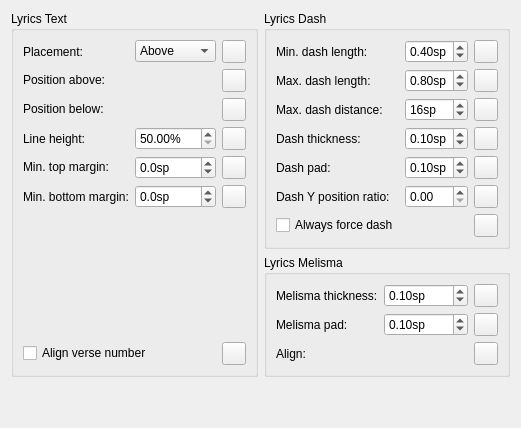
      <widget class="QWidget" name="PageLyrics">
       <layout class="QGridLayout" name="gridLayout_29">
        <item row="0" column="1">
         <widget class="QGroupBox" name="lyricsDashBox">
          <property name="title">
           <string>Lyrics Dash</string>
          </property>
          <layout class="QGridLayout" name="gridLayout_24">
           <property name="spacing">
            <number>6</number>
           </property>
           <item row="3" column="0">
            <widget class="QLabel" name="label_189">
             <property name="text">
              <string>Dash thickness:</string>
             </property>
            </widget>
           </item>
           <item row="0" column="0">
            <widget class="QLabel" name="label_122">
             <property name="text">
              <string>Min. dash length:</string>
             </property>
             <property name="buddy">
              <cstring>lyricsDashMinLength</cstring>
             </property>
            </widget>
           </item>
           <item row="0" column="1">
            <widget class="QDoubleSpinBox" name="lyricsDashMinLength">
             <property name="suffix">
              <string>sp</string>
             </property>
             <property name="maximum">
              <double>9.990000000000000</double>
             </property>
             <property name="singleStep">
              <double>0.050000000000000</double>
             </property>
             <property name="value">
              <double>0.400000000000000</double>
             </property>
            </widget>
           </item>
           <item row="1" column="0">
            <widget class="QLabel" name="label_120">
             <property name="text">
              <string>Max. dash length:</string>
             </property>
             <property name="buddy">
              <cstring>lyricsDashMaxLength</cstring>
             </property>
            </widget>
           </item>
           <item row="1" column="1">
            <widget class="QDoubleSpinBox" name="lyricsDashMaxLength">
             <property name="suffix">
              <string>sp</string>
             </property>
             <property name="minimum">
              <double>0.050000000000000</double>
             </property>
             <property name="maximum">
              <double>9.990000000000000</double>
             </property>
             <property name="singleStep">
              <double>0.050000000000000</double>
             </property>
             <property name="value">
              <double>0.800000000000000</double>
             </property>
            </widget>
           </item>
           <item row="2" column="0">
            <widget class="QLabel" name="label_121">
             <property name="text">
              <string>Max. dash distance:</string>
             </property>
             <property name="buddy">
              <cstring>lyricsDashMaxDistance</cstring>
             </property>
            </widget>
           </item>
           <item row="2" column="1">
            <widget class="QDoubleSpinBox" name="lyricsDashMaxDistance">
             <property name="suffix">
              <string>sp</string>
             </property>
             <property name="decimals">
              <number>0</number>
             </property>
             <property name="minimum">
              <double>1.000000000000000</double>
             </property>
             <property name="singleStep">
              <double>1.000000000000000</double>
             </property>
             <property name="value">
              <double>16.000000000000000</double>
             </property>
            </widget>
           </item>
           <item row="6" column="0">
            <widget class="QCheckBox" name="lyricsDashForce">
             <property name="text">
              <string>Always force dash</string>
             </property>
            </widget>
           </item>
           <item row="0" column="2">
            <widget class="QToolButton" name="resetLyricsDashMinLength">
             <property name="toolTip">
              <string>Reset to default</string>
             </property>
             <property name="accessibleName">
              <string>Reset 'Min. dash length' value</string>
             </property>
             <property name="text">
              <string notr="true"/>
             </property>
             <property name="icon">
              <iconset resource="musescore.qrc">
               <normaloff>:/data/icons/edit-reset.svg</normaloff>:/data/icons/edit-reset.svg</iconset>
             </property>
            </widget>
           </item>
           <item row="1" column="2">
            <widget class="QToolButton" name="resetLyricsDashMaxLength">
             <property name="toolTip">
              <string>Reset to default</string>
             </property>
             <property name="accessibleName">
              <string>Reset 'Max. dash length' value</string>
             </property>
             <property name="text">
              <string notr="true"/>
             </property>
             <property name="icon">
              <iconset resource="musescore.qrc">
               <normaloff>:/data/icons/edit-reset.svg</normaloff>:/data/icons/edit-reset.svg</iconset>
             </property>
            </widget>
           </item>
           <item row="2" column="2">
            <widget class="QToolButton" name="resetLyricsDashMaxDistance">
             <property name="toolTip">
              <string>Reset to default</string>
             </property>
             <property name="accessibleName">
              <string>Reset 'Max. dash distance' value</string>
             </property>
             <property name="text">
              <string notr="true"/>
             </property>
             <property name="icon">
              <iconset resource="musescore.qrc">
               <normaloff>:/data/icons/edit-reset.svg</normaloff>:/data/icons/edit-reset.svg</iconset>
             </property>
            </widget>
           </item>
           <item row="6" column="2">
            <widget class="QToolButton" name="resetLyricsDashForce">
             <property name="toolTip">
              <string>Reset to default</string>
             </property>
             <property name="accessibleName">
              <string>Reset 'Always force dash' value</string>
             </property>
             <property name="text">
              <string notr="true"/>
             </property>
             <property name="icon">
              <iconset resource="musescore.qrc">
               <normaloff>:/data/icons/edit-reset.svg</normaloff>:/data/icons/edit-reset.svg</iconset>
             </property>
            </widget>
           </item>
           <item row="3" column="2">
            <widget class="QToolButton" name="resetLyricsDashLineThickness">
             <property name="toolTip">
              <string>Reset to default</string>
             </property>
             <property name="accessibleName">
              <string>Reset 'Dash thickness' value</string>
             </property>
             <property name="text">
              <string notr="true"/>
             </property>
             <property name="icon">
              <iconset resource="musescore.qrc">
               <normaloff>:/data/icons/edit-reset.svg</normaloff>:/data/icons/edit-reset.svg</iconset>
             </property>
            </widget>
           </item>
           <item row="4" column="1">
            <widget class="QDoubleSpinBox" name="lyricsDashPad">
             <property name="suffix">
              <string>sp</string>
             </property>
             <property name="maximum">
              <double>1.000000000000000</double>
             </property>
             <property name="singleStep">
              <double>0.010000000000000</double>
             </property>
             <property name="value">
              <double>0.100000000000000</double>
             </property>
            </widget>
           </item>
           <item row="4" column="0">
            <widget class="QLabel" name="label_195">
             <property name="text">
              <string>Dash pad:</string>
             </property>
            </widget>
           </item>
           <item row="3" column="1">
            <widget class="QDoubleSpinBox" name="lyricsDashLineThickness">
             <property name="suffix">
              <string>sp</string>
             </property>
             <property name="maximum">
              <double>1.000000000000000</double>
             </property>
             <property name="singleStep">
              <double>0.010000000000000</double>
             </property>
             <property name="value">
              <double>0.100000000000000</double>
             </property>
            </widget>
           </item>
           <item row="4" column="2">
            <widget class="QToolButton" name="resetLyricsDashPad">
             <property name="toolTip">
              <string>Reset to default</string>
             </property>
             <property name="accessibleName">
              <string>Reset 'Dash pad' value</string>
             </property>
             <property name="text">
              <string notr="true"/>
             </property>
             <property name="icon">
              <iconset resource="musescore.qrc">
               <normaloff>:/data/icons/edit-reset.svg</normaloff>:/data/icons/edit-reset.svg</iconset>
             </property>
            </widget>
           </item>
           <item row="5" column="0">
            <widget class="QLabel" name="label_196">
             <property name="text">
              <string>Dash Y position ratio:</string>
             </property>
            </widget>
           </item>
           <item row="5" column="1">
            <widget class="QDoubleSpinBox" name="lyricsDashYposRatio"/>
           </item>
           <item row="5" column="2">
            <widget class="QToolButton" name="resetLyricsDashYposRatio">
             <property name="toolTip">
              <string>Reset to default</string>
             </property>
             <property name="accessibleName">
              <string>Reset 'Dash Y position ratio' value</string>
             </property>
             <property name="text">
              <string notr="true"/>
             </property>
             <property name="icon">
              <iconset resource="musescore.qrc">
               <normaloff>:/data/icons/edit-reset.svg</normaloff>:/data/icons/edit-reset.svg</iconset>
             </property>
            </widget>
           </item>
          </layout>
         </widget>
        </item>
        <item row="1" column="1">
         <widget class="QGroupBox" name="lyricsMelismaBox">
          <property name="title">
           <string>Lyrics Melisma</string>
          </property>
          <layout class="QGridLayout" name="gridLayout_25">
           <item row="2" column="1">
            <widget class="Ms::AlignSelect" name="lyricsMelismaAlign" native="true"/>
           </item>
           <item row="1" column="2">
            <widget class="QToolButton" name="resetLyricsMelismaPad">
             <property name="toolTip">
              <string>Reset to default</string>
             </property>
             <property name="accessibleName">
              <string>Reset 'Melisma pad' value</string>
             </property>
             <property name="text">
              <string notr="true"/>
             </property>
             <property name="icon">
              <iconset resource="musescore.qrc">
               <normaloff>:/data/icons/edit-reset.svg</normaloff>:/data/icons/edit-reset.svg</iconset>
             </property>
            </widget>
           </item>
           <item row="1" column="0">
            <widget class="QLabel" name="label_188">
             <property name="text">
              <string>Melisma pad:</string>
             </property>
            </widget>
           </item>
           <item row="0" column="0">
            <widget class="QLabel" name="label_80">
             <property name="text">
              <string>Melisma thickness:</string>
             </property>
            </widget>
           </item>
           <item row="0" column="2">
            <widget class="QToolButton" name="resetLyricsLineThickness">
             <property name="toolTip">
              <string>Reset to default</string>
             </property>
             <property name="accessibleName">
              <string>Reset 'Melisma thickness' value</string>
             </property>
             <property name="text">
              <string notr="true"/>
             </property>
             <property name="icon">
              <iconset resource="musescore.qrc">
               <normaloff>:/data/icons/edit-reset.svg</normaloff>:/data/icons/edit-reset.svg</iconset>
             </property>
            </widget>
           </item>
           <item row="0" column="1">
            <widget class="QDoubleSpinBox" name="lyricsLineThickness">
             <property name="suffix">
              <string>sp</string>
             </property>
             <property name="maximum">
              <double>1.000000000000000</double>
             </property>
             <property name="singleStep">
              <double>0.010000000000000</double>
             </property>
             <property name="value">
              <double>0.100000000000000</double>
             </property>
            </widget>
           </item>
           <item row="2" column="2">
            <widget class="QToolButton" name="resetLyricsMelismaAlign">
             <property name="toolTip">
              <string>Reset to default</string>
             </property>
             <property name="accessibleName">
              <string>Reset 'Align' value</string>
             </property>
             <property name="text">
              <string notr="true"/>
             </property>
             <property name="icon">
              <iconset resource="musescore.qrc">
               <normaloff>:/data/icons/edit-reset.svg</normaloff>:/data/icons/edit-reset.svg</iconset>
             </property>
            </widget>
           </item>
           <item row="1" column="1">
            <widget class="QDoubleSpinBox" name="lyricsMelismaPad">
             <property name="suffix">
              <string>sp</string>
             </property>
             <property name="maximum">
              <double>1.000000000000000</double>
             </property>
             <property name="singleStep">
              <double>0.010000000000000</double>
             </property>
             <property name="value">
              <double>0.100000000000000</double>
             </property>
            </widget>
           </item>
           <item row="2" column="0">
            <widget class="QLabel" name="label_198">
             <property name="text">
              <string>Align:</string>
             </property>
            </widget>
           </item>
          </layout>
         </widget>
        </item>
        <item row="0" column="0" rowspan="2">
         <widget class="QGroupBox" name="lyricsTextBox">
          <property name="title">
           <string>Lyrics Text</string>
          </property>
          <layout class="QGridLayout" name="gridLayout_23">
           <property name="spacing">
            <number>6</number>
           </property>
           <item row="0" column="0">
            <widget class="QLabel" name="label_71">
             <property name="text">
              <string>Placement:</string>
             </property>
             <property name="buddy">
              <cstring>lyricsPlacement</cstring>
             </property>
            </widget>
           </item>
           <item row="2" column="2">
            <widget class="QToolButton" name="resetLyricsPosBelow">
             <property name="toolTip">
              <string>Reset to default</string>
             </property>
             <property name="accessibleName">
              <string>Reset 'Position below' value</string>
             </property>
             <property name="text">
              <string notr="true"/>
             </property>
             <property name="icon">
              <iconset resource="musescore.qrc">
               <normaloff>:/data/icons/edit-reset.svg</normaloff>:/data/icons/edit-reset.svg</iconset>
             </property>
            </widget>
           </item>
           <item row="3" column="0">
            <widget class="QLabel" name="label_133">
             <property name="text">
              <string>Line height:</string>
             </property>
            </widget>
           </item>
           <item row="3" column="1">
            <widget class="QDoubleSpinBox" name="lyricsLineHeight">
             <property name="suffix">
              <string>%</string>
             </property>
             <property name="minimum">
              <double>50.000000000000000</double>
             </property>
             <property name="maximum">
              <double>1000.000000000000000</double>
             </property>
            </widget>
           </item>
           <item row="3" column="2">
            <widget class="QToolButton" name="resetLyricsLineHeight">
             <property name="toolTip">
              <string>Reset to default</string>
             </property>
             <property name="accessibleName">
              <string>Reset 'Line height' value</string>
             </property>
             <property name="text">
              <string notr="true"/>
             </property>
             <property name="icon">
              <iconset resource="musescore.qrc">
               <normaloff>:/data/icons/edit-reset.svg</normaloff>:/data/icons/edit-reset.svg</iconset>
             </property>
            </widget>
           </item>
           <item row="4" column="0">
            <widget class="QLabel" name="label_131">
             <property name="sizePolicy">
              <sizepolicy hsizetype="Fixed" vsizetype="Fixed">
               <horstretch>0</horstretch>
               <verstretch>0</verstretch>
              </sizepolicy>
             </property>
             <property name="text">
              <string>Min. top margin:</string>
             </property>
             <property name="buddy">
              <cstring>lyricsMinTopDistance</cstring>
             </property>
            </widget>
           </item>
           <item row="4" column="2">
            <widget class="QToolButton" name="resetLyricsMinTopDistance">
             <property name="toolTip">
              <string>Reset to default</string>
             </property>
             <property name="accessibleName">
              <string>Reset 'Min. top margin' value</string>
             </property>
             <property name="text">
              <string notr="true"/>
             </property>
             <property name="icon">
              <iconset resource="musescore.qrc">
               <normaloff>:/data/icons/edit-reset.svg</normaloff>:/data/icons/edit-reset.svg</iconset>
             </property>
            </widget>
           </item>
           <item row="5" column="0">
            <widget class="QLabel" name="label_137">
             <property name="text">
              <string>Min. bottom margin:</string>
             </property>
             <property name="buddy">
              <cstring>lyricsMinBottomDistance</cstring>
             </property>
            </widget>
           </item>
           <item row="5" column="1">
            <widget class="QDoubleSpinBox" name="lyricsMinBottomDistance">
             <property name="suffix">
              <string>sp</string>
             </property>
             <property name="decimals">
              <number>1</number>
             </property>
             <property name="minimum">
              <double>-100.000000000000000</double>
             </property>
             <property name="singleStep">
              <double>0.500000000000000</double>
             </property>
            </widget>
           </item>
           <item row="5" column="2">
            <widget class="QToolButton" name="resetLyricsMinBottomDistance">
             <property name="toolTip">
              <string>Reset to default</string>
             </property>
             <property name="accessibleName">
              <string>Reset 'Min. bottom margin' value</string>
             </property>
             <property name="text">
              <string notr="true"/>
             </property>
             <property name="icon">
              <iconset resource="musescore.qrc">
               <normaloff>:/data/icons/edit-reset.svg</normaloff>:/data/icons/edit-reset.svg</iconset>
             </property>
            </widget>
           </item>
           <item row="7" column="0" colspan="2">
            <widget class="QCheckBox" name="lyricsAlignVerseNumber">
             <property name="text">
              <string>Align verse number</string>
             </property>
            </widget>
           </item>
           <item row="7" column="2">
            <widget class="QToolButton" name="resetLyricsAlignVerseNumber">
             <property name="toolTip">
              <string>Reset to default</string>
             </property>
             <property name="accessibleName">
              <string>Reset 'Align verse number' value</string>
             </property>
             <property name="text">
              <string notr="true"/>
             </property>
             <property name="icon">
              <iconset resource="musescore.qrc">
               <normaloff>:/data/icons/edit-reset.svg</normaloff>:/data/icons/edit-reset.svg</iconset>
             </property>
            </widget>
           </item>
           <item row="1" column="2">
            <widget class="QToolButton" name="resetLyricsPosAbove">
             <property name="toolTip">
              <string>Reset to default</string>
             </property>
             <property name="accessibleName">
              <string>Reset 'Position above' value</string>
             </property>
             <property name="text">
              <string notr="true"/>
             </property>
             <property name="icon">
              <iconset resource="musescore.qrc">
               <normaloff>:/data/icons/edit-reset.svg</normaloff>:/data/icons/edit-reset.svg</iconset>
             </property>
            </widget>
           </item>
           <item row="2" column="0">
            <widget class="QLabel" name="label_134">
             <property name="sizePolicy">
              <sizepolicy hsizetype="Fixed" vsizetype="Fixed">
               <horstretch>0</horstretch>
               <verstretch>0</verstretch>
              </sizepolicy>
             </property>
             <property name="text">
              <string>Position below:</string>
             </property>
            </widget>
           </item>
           <item row="4" column="1">
            <widget class="QDoubleSpinBox" name="lyricsMinTopDistance">
             <property name="sizePolicy">
              <sizepolicy hsizetype="Preferred" vsizetype="Fixed">
               <horstretch>0</horstretch>
               <verstretch>0</verstretch>
              </sizepolicy>
             </property>
             <property name="suffix">
              <string>sp</string>
             </property>
             <property name="decimals">
              <number>1</number>
             </property>
             <property name="minimum">
              <double>-100.000000000000000</double>
             </property>
             <property name="singleStep">
              <double>0.500000000000000</double>
             </property>
            </widget>
           </item>
           <item row="0" column="1">
            <widget class="QComboBox" name="lyricsPlacement">
             <item>
              <property name="text">
               <string notr="true">Above</string>
              </property>
             </item>
             <item>
              <property name="text">
               <string notr="true">Below</string>
              </property>
             </item>
            </widget>
           </item>
           <item row="0" column="2">
            <widget class="QToolButton" name="resetLyricsPlacement">
             <property name="toolTip">
              <string>Reset to default</string>
             </property>
             <property name="accessibleName">
              <string>Reset 'Placement' value</string>
             </property>
             <property name="text">
              <string notr="true"/>
             </property>
             <property name="icon">
              <iconset resource="musescore.qrc">
               <normaloff>:/data/icons/edit-reset.svg</normaloff>:/data/icons/edit-reset.svg</iconset>
             </property>
            </widget>
           </item>
           <item row="1" column="0">
            <widget class="QLabel" name="label_132">
             <property name="sizePolicy">
              <sizepolicy hsizetype="Fixed" vsizetype="Fixed">
               <horstretch>0</horstretch>
               <verstretch>0</verstretch>
              </sizepolicy>
             </property>
             <property name="text">
              <string>Position above:</string>
             </property>
            </widget>
           </item>
           <item row="6" column="0">
            <spacer name="verticalSpacer_2">
             <property name="orientation">
              <enum>Qt::Vertical</enum>
             </property>
             <property name="sizeHint" stdset="0">
              <size>
               <width>20</width>
               <height>40</height>
              </size>
             </property>
            </spacer>
           </item>
           <item row="1" column="1">
            <widget class="Ms::OffsetSelect" name="lyricsPosAbove" native="true"/>
           </item>
           <item row="2" column="1">
            <widget class="Ms::OffsetSelect" name="lyricsPosBelow" native="true"/>
           </item>
          </layout>
         </widget>
        </item>
        <item row="2" column="0">
         <spacer name="verticalSpacer_17">
          <property name="orientation">
           <enum>Qt::Vertical</enum>
          </property>
          <property name="sizeHint" stdset="0">
           <size>
            <width>20</width>
            <height>40</height>
           </size>
          </property>
         </spacer>
        </item>
       </layout>
      </widget>
